Frame 1 (no input): blank canvas, image omitted
Frame 60 (no input): blank canvas, image omitted
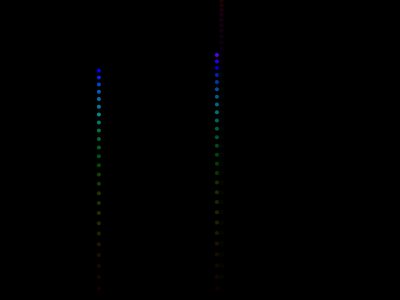
Frame 120 (the mouse pressed at the canvas centre since frame 60)

The p5.js sketch whose frames 1 and 60 were blank and that drew this single picture after the mouse press (run headless with seeded random() and noise() and a simulated clock; from frame 60 on, the mouse is pressed at the canvas centre):

// p5.js sketch
// ── sketch.js
var fireworks = [];
var gravity;

function setup(){
  createCanvas(400, 300);
  colorMode(HSB);
  gravity = createVector(0,0.2);
  stroke(255);
  strokeWeight(4);
  background(0);
}

function draw(){
  colorMode(RGB);
  background(0, 0, 0, 25);
  if (random(1) < 0.03) {
    fireworks.push(new Firework());
  }
  for (var i = fireworks.length-1; i >= 0; i--){
    fireworks[i].update();
    fireworks[i].show();
    if (fireworks[i].done()){
      fireworks.splice(i,1);
    }
  }
}

// ── firework.js
function Firework(){

  //this.hu = random(0,120);
  this.hu = 0
  this.firework = new Particle(random(width), height, this.hu, true);
  this.exploded = false;
  this.particles = [];

  this.done = function(){
    if (this.exploded && this.particles.length === 0){
      return true;
    } else{
      return false;
    }
  }

  this.update = function(){
    if (!this.exploded){
      this.firework.applyForce(gravity);
      this.firework.update();
      if (this.firework.vel.y >= 0){
        this.exploded = true;
        this.explode();
      }
    }
    for (var i = this.particles.length-1; i >= 0; i--){
      this.particles[i].applyForce(gravity);
      this.particles[i].update();
      if (this.particles[i].done()){
        this.particles.splice(i,1);
      }
    }
  }

  this.explode = function(){
    for (var i = 0; i < 100; i++){
      var p = new Particle(this.firework.pos.x, this.firework.pos.y, this.hu, false);
      this.particles.push(p)
    }
  }

  this.show = function(){
    if (!this.exploded){
      this.firework.show();
    }
    for (var i = 0; i < this.particles.length; i++){
      this.particles[i].show();
    }
  }
}

// ── particle.js
function Particle(x,y,hu,firework){
  this.pos = createVector(x,y);
  this.firework = firework;
  this.lifespan = 255;
  this.hu = hu;

  if (this.firework){
    this.vel = createVector(0, random(-12,-8));
  } else{
    this.vel = p5.Vector.random2D();
    this.vel.mult(random(2,10));
  }
  this.acc = createVector(0,0);

  this.applyForce = function(force){
    this.acc.add(force);
  }

  this.update = function() {
    if (!this.firework){
      this.vel.mult(0.9);
      this.lifespan -= 4;
    }
    this.vel.add(this.acc);
    this.pos.add(this.vel);
    this.acc.mult(0);
  }

  this.done = function(){
    if(this.lifespan < 0){
      return true;
    } else{
      return false;
    }
  }

  this.show = function(){
    colorMode(HSB);
    if (!this.firework){
      strokeWeight(2);
      stroke(hu, 255, 255, this.lifespan);
      hu += 10;
    } else{
      strokeWeight(4);
      stroke(hu, 255, 255);
      hu += 10;
    }
    point(this.pos.x, this.pos.y);
  }
}
